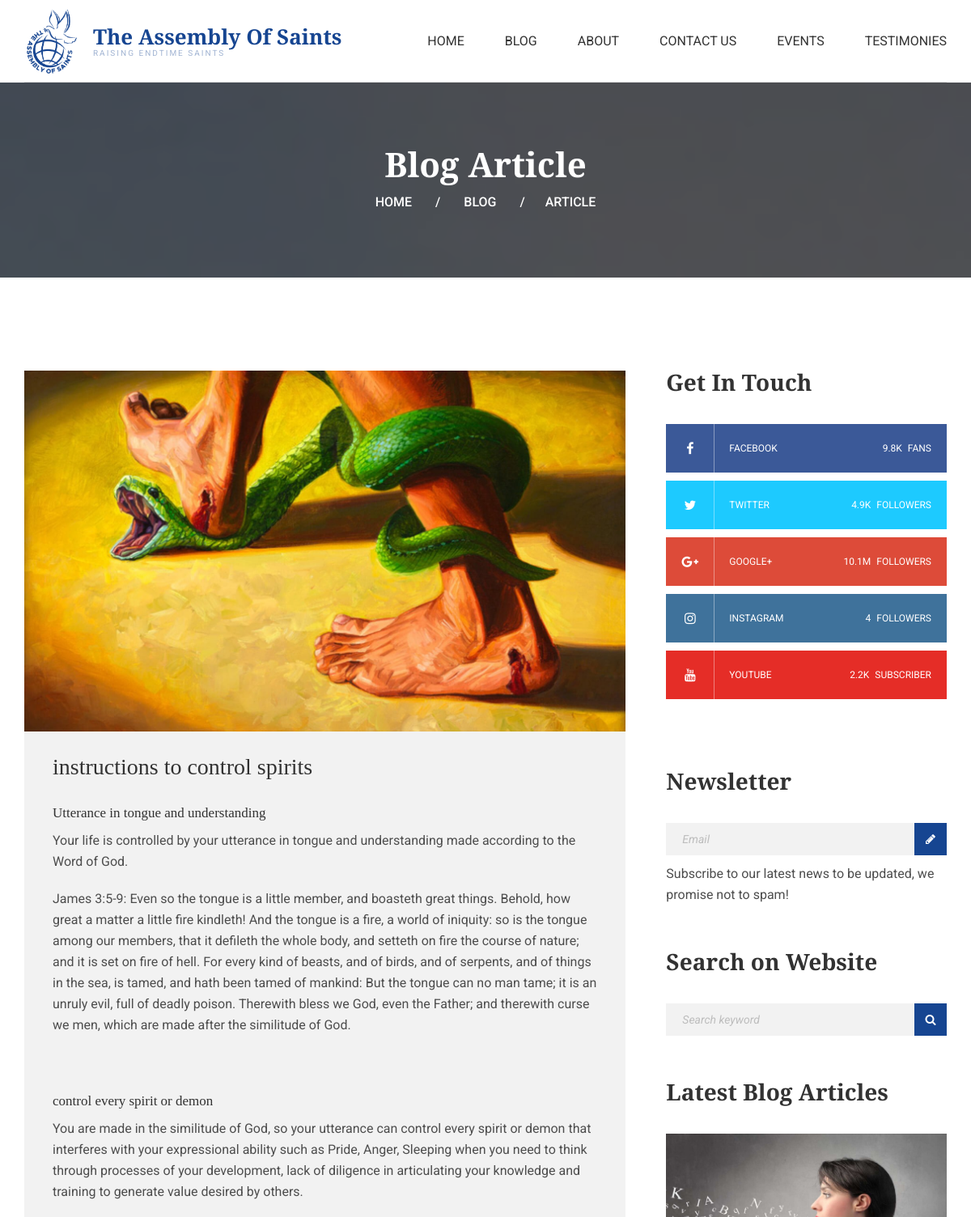
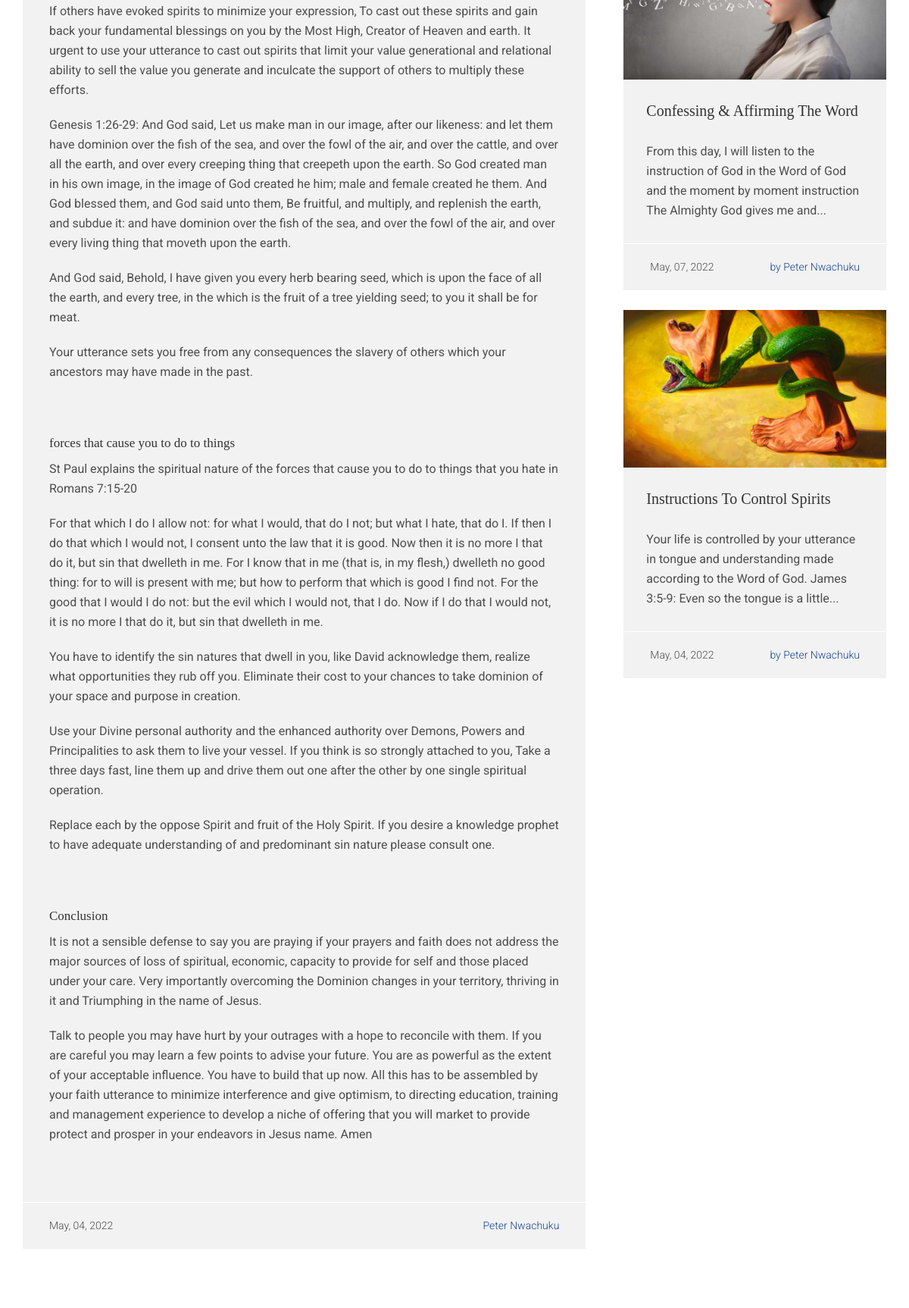
The app's page /blog/article/1/ (upper part) with its own data (2 pictures, top to bottom).
### organization/models.py (models this page shows, shortened)
class organizationOverview(models.Model):
    organization = models.OneToOneField(
        Organization,
        on_delete=models.CASCADE,
        unique=True,
    )
    organization_overview = models.TextField(max_length=500, blank=True)
    organization_mandate = models.TextField(max_length=500, blank=True)
    mission_statement = models.TextField(max_length=500, blank=True)
    vision = models.TextField(max_length=500, blank=True)
    philosophy = models.TextField(max_length=500, blank=True)
    id = models.AutoField(primary_key=True, default=None)
    def __str__(self):
        return self.organization.organization_name

class Organization(models.Model):
    user = models.ForeignKey(Account, on_delete=models.CASCADE, blank=True, null=True)
    organization_name = models.CharField(max_length=50)
    website_address = models.URLField(max_length=200, blank=True)
    email = models.EmailField(max_length=50)
    address_line_1 = models.CharField(max_length=50)
    address_line_2 = models.CharField(max_length=50, blank=True)
    city = models.CharField(max_length=50)
    state = models.CharField(max_length=50)
    postal_code = models.CharField(max_length=12, blank=True)
    country = models.CharField(max_length=50)
    phone = models.CharField(max_length=15)
    logo = models.ImageField(upload_to='photos/logos')
    is_church = models.BooleanField(default=False)
    created_date = models.DateTimeField(auto_now_add=True)
    modified_date = models.DateTimeField(auto_now=True)
    facebook = models.CharField(max_length=50, blank=True, null=True)
    youtube = models.CharField(max_length=50, blank=True, null=True)
    instagram = models.CharField(max_length=50, blank=True, null=True)
    open_hours = models.CharField(max_length=50, blank=True, null=True)
    class Meta:
        verbose_name = 'organization'
        verbose_name_plural = 'organizations'

### blog/models.py (models this page shows, shortened)
class Article(models.Model):
    article_title = models.CharField(max_length=50)
    article_subtitle = models.CharField(max_length=50)
    image = models.ImageField(upload_to='photos/article')
    article_author = models.ManyToManyField(Author)
    is_active = models.BooleanField(default=True)
    created_date = models.DateTimeField(blank=True, null=True)
    tags = models.TextField(max_length=200, blank=True, null=True)

class Paragraph(models.Model):
    article = models.ForeignKey(Article, on_delete=models.CASCADE)
    paragraph_title = models.CharField(max_length=50)
    paragraph_content = models.TextField(max_length=2500)
    paragraph_image = models.ImageField(upload_to='photos/paragraph', blank=True, null=True)

class Author(models.Model):
    first_name = models.CharField(max_length=50)
    last_name = models.CharField(max_length=50)
    job_title = models.CharField(max_length=100)
    company_name = models.CharField(max_length=100)
    company_url = models.CharField(max_length=200, blank=True, null=True)
    email = models.EmailField(max_length=200)
    phone_number = models.CharField(max_length=50)
    photo = models.ImageField(upload_to='photos/authors')
    created_date = models.DateTimeField(blank=True, null=True)
    def full_name(self):
        return f'{self.first_name} {self.last_name}'

### blog/views.py (the view)
# urls.py: path('article/<int:article_id>/', ArticleView.as_view(), name='article'),
class ArticleView(View):
    def get(self, request, article_id):
        paragraphs = Paragraph.objects.select_related('articles').filter(article__id=article_id).values()
        articles = Article.objects.all().order_by('-id')[:3].values()
        authors = Author.objects.prefetch_related('article').filter(article__id=article_id).values()
        dispaly_paragraph = []
        for art in articles:
            paragraph =  Paragraph.objects.filter(article=art['id']).first()
            paragraph_dict = dict(
                id = paragraph.article.id,
                content = ' '.join(word for word in paragraph.paragraph_content.split(' ')[:28] if word != '/n/n') + '...',
                authors = Author.objects.filter(article__id=art['id']).first()
            )
            dispaly_paragraph.append(paragraph_dict)
        article = Article.objects.get(id=article_id)
        logger.info(articles)
        context = {
        'article': article,
        'articles': articles,
        'paragraphs': paragraphs,
        'authors': authors,
        'dispaly_paragraph': dispaly_paragraph,
        }
        return render(request, 'blog/article.html', context)

### blog/context_processors.py (called while the page is built)
def menu_links(request):
    links = Article.objects.filter().order_by('-id')[:3].values('article_title', 'created_date')
    return dict(blog_links=links)

### blog/templatetags/myapp_tags.py (called while the page is built)
@register.filter(name='split')
def split(str, key):
    return str.split(key)

### event/context_processors.py (called while the page is built)
def event_links(request):
    links = Event.objects.select_related('event').all()
    return dict(event_links=links)

### event/models.py (called while the page is built)
    def get_url(self):
        return reverse('event', args=[self.id])

### organization/context_processors.py (called while the page is built)
def menu_links(request):
    links = organizationOverview.objects.select_related('organization').get(organization=1, organization__is_church='True')
    return dict(org_links=links)

### templates/blog/article.html (shortened to what this page needs)
{% extends 'base.html' %}
{% load static %}
{% load myapp_tags %}
{% block content %}
<section class="page_breadcrumbs ds parallax section_padding_top_65 section_padding_bottom_65">
  <div class="container">
    <div class="row">
      <div class="col-sm-12 text-center">
        <h2 class="highlight bold">Blog Article</h2>
        <ol class="breadcrumb">
          <li>
            <a href="{% url 'MOTS' %}">Home</a>
          </li>
          <li>
            <a href="{% url 'blog' %}">Blog</a>
          </li>
          <li class="active">Article</li>
        </ol>
      </div>
    </div>
  </div>
</section>
<section class="ls section_padding_top_100 section_padding_bottom_100 columns_padding_25">
  <div class="container">
    <div class="row">
      <div class="col-sm-7 col-md-8 col-lg-8">
        <article class="single-post vertical-item with_background">
          <div class="entry-thumbnail item-media">
            <img src="{{ MEDIA_URL }}{{ article.image }}" alt="">
          </div>
          <div class="item-content">
            <div class="with_padding">
              <header class="entry-header">
                <h1 class="entry-title playfair">
                  <a href="#" rel="bookmark">{{ article.article_title }}</a>
                </h1>
              </header>
              <div class="entry-content">
                {% for paragraph in paragraphs %}
                  <h5 class="playfair"><a href="#">{{ paragraph.paragraph_title }}</a></h5>
                  {% with paragraph.paragraph_content|split:'/n/n' as phrases %}
                  {% for phrase in phrases %}
                  <p>{{ phrase }}</p>
                  {% endfor %}
                  {% endwith %}
                  <br/>
                {% endfor %}
              </div>
            </div>
            <footer class="with_top_border entry-meta highlightlinks">
              <div class="content-justify">
                <span class="entry-date">
                  <time class="entry-date" datetime="2017-03-13T08:50:40+00:00">
                    {{article.created_date|date:"M, d, Y" }}
                  </time>
                </span>
                {% for author in authors %}
                    <a href="#">{{ author.first_name }} {{ author.last_name }}</a>
                {% endfor %}
              </div>
            </footer>
          </div>
        </article>
      </div>
      <aside class="col-sm-5 col-md-4 col-lg-4">
        <div class="widget widget_apsc_widget">
          <h3 class="widget-title">Get In Touch</h3>
          <div class="apsc-icons-wrapper clearfix apsc-theme-4">
            <div class="apsc-each-profile">
              <a class="apsc-facebook-icon clearfix" href="#">
                <div class="apsc-inner-block">
                  <span class="social-icon">
                    <i class="fa fa-facebook apsc-facebook"></i>
                    <span class="media-name">Facebook</span>
                  </span>
                  <span class="apsc-count">9.8K</span>
                  <span class="apsc-media-type">Fans</span>
                </div>
              </a>
            </div>
            <div class="apsc-each-profile">
              <a class="apsc-twitter-icon clearfix" href="#">
                <div class="apsc-inner-block">
                  <span class="social-icon">
                    <i class="fa fa-twitter apsc-twitter"></i>
                    <span class="media-name">Twitter</span>
                  </span>
                  <span class="apsc-count">4.9K</span>
                  <span class="apsc-media-type">Followers</span>
                </div>
              </a>
            </div>
            <div class="apsc-each-profile">
              <a class="apsc-google-plus-icon clearfix" href="#">
                <div class="apsc-inner-block">
                  <span class="social-icon">
                    <i class="apsc-googlePlus fa fa-google-plus"></i>
                    <span class="media-name">google+</span>
                  </span>
                  <span class="apsc-count">10.1M</span>
                  <span class="apsc-media-type">Followers</span>
                </div>
              </a>
            </div>
            <div class="apsc-each-profile">
              <a class="apsc-instagram-icon clearfix" href="#">
                <div class="apsc-inner-block">
                  <span class="social-icon">
                    <i class="apsc-instagram fa fa-instagram"></i>
                    <span class="media-name">Instagram</span>
                  </span>
                  <span class="apsc-count">4</span>
                  <span class="apsc-media-type">Followers</span>
                </div>
              </a>
            </div>
            <div class="apsc-each-profile">
              <a class="apsc-youtube-icon clearfix" href="#">
                <div class="apsc-inner-block">
                  <span class="social-icon">
                    <i class="apsc-youtube fa fa-youtube"></i>
                    <span class="media-name">Youtube</span>
                  </span>
                  <span class="apsc-count">2.2K</span>
                  <span class="apsc-media-type">Subscriber</span>
                </div>
              </a>
            </div>
          </div>
        </div>
        <div class="widget widget_mailchimp">
          <h3 class="widget-title">Newsletter</h3>
          <form class="signup form-inline" action="./" method="get">
            <div class="form-group">
              <input name="email" type="email" class="mailchimp_email form-control" placeholder="Email">
            </div>
            <button type="submit" class="theme_button color1">Send</button>
          </form>
          <p>Subscribe to our latest news to be updated, we promise not to spam!</p>
        </div>
        <div class="widget widget_search">
          <h3 class="widget-title">Search on Website</h3>
          <form class=" form-inline" action="{% url 'search' %}" method="GET">
            <div class="form-group">
              <input id="widget-search" type="text" value="" name="keyword" class="form-control" placeholder="Search keyword">
            </div>
            <button type="submit" class="theme_button color1">Search</button>
          </form>
        </div>
        <div class="widget widget_twitter">
          <div>
            <h3 class="widget-title">Latest Blog Articles</h3>
          </div>
          {% for latest in articles %}
          <div>
            <article class="vertical-item post format-standard with_background">
              <div class="item-media entry-thumbnail">
                <img src="{{ MEDIA_URL }}{{ latest.image }}" alt="">
                <div class="media-links">
                </div>
              </div>
              <div class="item-content entry-content">
                <div class="with_padding">
                  <header class="entry-header">
                    <h3 class="entry-title">
                      <a href="{{ HTTP_HOST }}/blog/article/{{ latest.id }}" rel="bookmark">{{ latest.article_title }}</a>
                    </h3>
                  </header>
                  {% for paragraph in dispaly_paragraph %}
                    {% if paragraph.id == latest.id %}
                      <p>{{ paragraph.content }}</p>
                    {% endif %}
                  {% endfor %}
                </div>
                <footer class="with_top_border entry-meta highlightlinks">
                  <div class="content-justify">
                    <span class="entry-date">
                      <time class="entry-date" datetime="2017-03-13T08:50:40+00:00">
                        {{ latest.created_date|date:"M, d, Y" }}
                      </time>
                    </span>
                    <a href="#">by
                      {% for paragraph in dispaly_paragraph %}
                        {% if paragraph.id == latest.id %}
                          {{ paragraph.authors.full_name }}
                        {% endif %}
                      {% endfor %}
                    </a>
                  </div>
                </footer>
              </div>
            </article>
          </div>
          <br>
          {% endfor %}
        </div>
      </aside>
    </div>
  </div>
</section>
{% endblock %}

### templates/includes/navbar.html (shortened to what this page needs)
{% load static %}
{% url 'MOTS' as home %}
{% url 'blog' as blog %}
{% url 'contact_us' as contact_us %}
{% url 'testimonies' as testimonies %}
<header class="page_header header_white toggler_right with_bottom_border_container">
  <div class="container">
    <div class="row">
      <div class="col-sm-12 display_table">
        <div class="header_left_logo display_table_cell">
          <a href="./" class="logo top_logo">
            <img src="{{ org_links.organization.logo.url }}" alt="" style="width: 68px;">
            <span class="logo_text">
              <strong class="playfair">{{ org_links.organization.organization_name }}</strong>
              <span class="small-text">Raising endtime saints</span>
            </span>
          </a>
        </div>
        <div class="header_mainmenu display_table_cell text-right">
          <nav class="mainmenu_wrapper">
            <ul class="mainmenu nav sf-menu">
              <li class = "{% if request.path == home %} active {% endif %}"><a href="{% url 'MOTS' %}">Home</a></li>
              <li class = "{% if request.path == blog %} active {% endif %}"><a href="{% url 'blog' %}">Blog</a></li>
              <li class = "{% if request.path == blog %} active {% endif %}"><a href="{% url 'about' %}">About</a></li>
              <li class = "{% if request.path == contact_us %} active {% endif %}"><a href="{% url 'contact_us' %}">Contact Us</a></li>
              <li>
                <a href="#">Events</a>
              </li>
              <li class = "{% if request.path == testimonies %} active {% endif %}"><a href="{% url 'testimonies' %}"">Testimonies</a></li>
            </ul>
          </nav>
        </div>
      </div>
    </div>
  </div>
</header>

### records on screen
organizationOverview: organization.logo (picture), organization.organization_name "The Assembly Of Saints"
Article: image (picture), article_title "instructions to control spirits", created_date "May, 04, 2022", article_title "Instructions To Control Spirits"
Paragraph: paragraph_title "Utterance in tongue and understanding", phrases "Your life is controlled by your utterance in tongue and understanding made according to the Word of God." "James 3:5-9: Even so the tongue is a little member, and boasteth great things. Behold, how great a matter a little fire kindleth! And the tongue is a fire, a world of iniquity: so is the tongue among our members, that it defileth the whole body, and setteth on fire the course of nature; and it is set on fire of hell. For every kind of beasts, and of birds, and of serpents, and of things in the sea, is tamed, and hath been tamed of mankind: But the tongue can no man tame; it is an unruly evil, full of deadly poison. Therewith bless we God, even the Father; and therewith curse we men, which are made after the similitude of God."
Paragraph: paragraph_title "control every spirit or demon", phrases "You are made in the similitude of God, so your utterance can control every spirit or demon that interferes with your expressional ability such as Pride, Anger, Sleeping when you need to think through processes of your development, lack of diligence in articulating your knowledge and training to generate value desired by others." "If others have evoked spirits to minimize your expression, To cast out these spirits and gain back your fundamental blessings on you by the Most High, Creator of Heaven and earth. It urgent to use your utterance to cast out spirits that limit your value generational and relational ability to sell the value you generate and inculcate the support of others to multiply these efforts." "Genesis 1:26-29: And God said, Let us make man in our image, after our likeness: and let them have dominion over the fish of the sea, and over the fowl of the air, and over the cattle, and over all the earth, and over every creeping thing that creepeth upon the earth. So God created man in his own image, in the image of God created he him; male and female created he them. And God blessed them, and God said unto them, Be fruitful, and multiply, and replenish the earth, and subdue it: and have dominion over the fish of the sea, and over the fowl of the air, and over every living thing that moveth upon the earth." "And God said, Behold, I have given you every herb bearing seed, which is upon the face of all the earth, and every tree, in the which is the fruit of a tree yielding seed; to you it shall be for meat." "Your utterance sets you free from any consequences the slavery of others which your ancestors may have made in the past."
Paragraph: paragraph_title "forces that cause you to do to things", phrases "St Paul explains the spiritual nature of the forces that cause you to do to things that you hate in Romans 7:15-20" "For that which I do I allow not: for what I would, that do I not; but what I hate, that do I. If then I do that which I would not, I consent unto the law that it is good. Now then it is no more I that do it, but sin that dwelleth in me. For I know that in me (that is, in my flesh,) dwelleth no good thing: for to will is present with me; but how to perform that which is good I find not. For the good that I would I do not: but the evil which I would not, that I do. Now if I do that I would not, it is no more I that do it, but sin that dwelleth in me." "You have to identify the sin natures that dwell in you, like David acknowledge them, realize what opportunities they rub off you. Eliminate their cost to your chances to take dominion of your space and purpose in creation." "Use your Divine personal authority and the enhanced authority over Demons, Powers and Principalities to ask them to live your vessel. If you think is so strongly attached to you, Take a three days fast, line them up and drive them out one after the other by one single spiritual operation." "Replace each by the oppose Spirit and fruit of the Holy Spirit. If you desire a knowledge prophet to have adequate understanding of and predominant sin nature please consult one."
Paragraph: paragraph_title "Conclusion", phrases "It is not a sensible defense to say you are praying if your prayers and faith does not address the major sources of loss of spiritual, economic, capacity to provide for self and those placed under your care. Very importantly overcoming the Dominion changes in your territory, thriving in it and Triumphing in the name of Jesus." "Talk to people you may have hurt by your outrages with a hope to reconcile with them. If you are careful you may learn a few points to advise your future. You are as powerful as the extent of your acceptable influence. You have to build that up now. All this has to be assembled by your faith utterance to minimize interference and give optimism, to directing education, training and management experience to develop a niche of offering that you will market to provide protect and prosper in your endeavors in Jesus name. Amen"
Author: first_name "Peter", last_name "Nwachuku", content "From this day, I will listen to the instruction of God in the Word of God and the moment by moment instruction The Almighty God gives me and...", authors.full_name "Peter Nwachuku", content "Your life is controlled by your utterance in tongue and understanding made according to the Word of God. James 3:5-9: Even so the tongue is a little..."
Article: image (picture), article_title "Confessing & Affirming The Word", created_date "May, 07, 2022"
